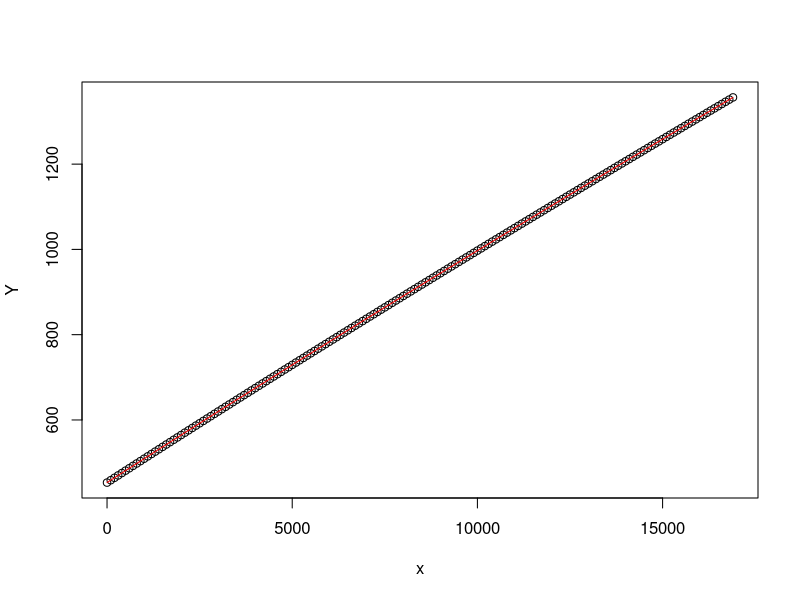

Write R code to recreate this figure.
library(nloptr)
#flight
#hotel

Total_budget <- 685000
CA_flight_target <- 35000
CA_hotel_target <- 27500


B <- Total_budget
CA_h <- CA_hotel_target
CA_f <- CA_flight_target
num_iter <- 3000000
WB <- 1
WH <- 1
WF <- 1

fn1 <- function (b) {
  (b[1]+b[2]+b[3]+b[4]+b[5]+b[6]+b[7]+b[8]+b[9]+b[10]+b[11]) - B
}

x <- seq(0,16987.33,100)
Y <- (453.121408 + (x*0.057847))/(1 + ((3.7653*10^(-6))*x) + ((-3.111693*10^(-11))*(x)^(2)))
lo <- loess(Y~x)
plot(x,Y); lines(x,lo$fitted, col='red'); dev.off()

eq <- function(b) {
  c1 <- WF*(CA_f - (
    #android BBM
    #(453.121408 + (b[1]*0.057847))/(1 + ((3.7653*10^(-6))*b[1]) + ((-3.111693*10^(-11))*(b[1])^(2)))
    predict(lo, b[1])
    + #android FB
     b[2]/(17.202514+(b[2]*-0.000024)+((b[2]^(2))*3.2387*10^(-10)))
    + #android Glispa
      (671.991542 + (b[3]*0.058670))/(1 + ((0.000002*10^(-6))*b[3]) + ((-1.75689*10^(-12))*(b[3])^(2)))
    + #android inMobi
      2858.375 + (5995.5028*cos((b[4]*0.000008)-1.780395))
    + #android Iron Source
      (447.386017 + (b[5]*0.055984))/(1 + (0.000001*b[5]) + ((1.647926*10^(-11))*(b[5])^(2)))
    + #android UAC
      1447.325122 + (7358.055424*cos((b[6]*0.000007)-1.611887))
    + #ios BBM
      (378.184676 + (b[7]*0.088344))/(1 + (0.000045*b[7]) + ((-1.20808*10^(-9))*(b[7])^(2)))
    + #ios FB
      (223.218259 + (b[8]*0.048426))/(1 + ((-3.12299*10^(-6))*b[8]) + ((5.920886*10^(-11))*(b[8])^(2)))
    + #ios inMobi
      (241.382860 + (b[9]*0.087999))/(1 + ((5.07153*10^(-5))*b[9]) + ((-1.5769965*10^(-9))*(b[9])^(2)))
    + #ios Mundomedia
      (217.841226 + (b[10]*0.064046))/(1 + ((9.936309*10^(-6))*b[10]) + ((-1.599*10^(-10))*(b[10])^(2)))
    + #ios UAC
      170.551113 + (8477.660869*cos((b[11]*0.000006)-1.524054))
  ))
  c2 <- WH*(CA_h - (
    #android BBM
    (88.648864 + (b[1]*0.028001))/(1 + ((2.48017*10^(-6))*b[1]) + ((-1.385859*10^(-10))*(b[1])^(2)))
    + #android FB
      3956.029242 / (1 + exp(2.120095-(b[2]*0.000041)))
    + #android Glispa
      3953.481290 / (1 + exp(-3.911945-(b[3]*0.000032)))^(1/0.006213)
    + #android inMobi
      4473.958634 / (1 + exp(0.590193-(b[4]*0.000035)))^(1/0.407361)
    + #android Iron Source
      1251.877768 + (1231.611711*cos((b[5]*0.000033)+3.547333))
    + #android UAC 
      4516.475422 / (1 + exp(0.759410-(b[6]*0.000035)))^(1/0.449276)
    + #ios BBM
      976.406768 / (1 + exp(1.818129-(b[7]*0.000150)))
    + #ios FB
      (113.636408 + (b[8]*0.030458))/(1 + ((-2.239577*10^(-6))*b[8]) + ((-4.344317*10^(-11))*(b[8])^(2)))
    + #ios inMobi
      (95.557818 + (b[9]*0.013959))/(1 + ((-2.1660881*10^(-5))*b[9]) + ((-5.43445*10^(-11))*(b[9])^(2)))
    + #ios Mundomedia
      (86.5459 + (b[10]*0.020472))/(1 + ((-3.36426*10^(-6))*b[10]) + ((-4.65890*10^(-11))*(b[10])^(2)))
    + #ios UAC
      3672.482740 / (1 + exp(-1.690423-(b[11]*0.000032)))^(1/0.054051)
  ))
  
  c3 <- WB*((b[1]+b[2]+b[3]+b[4]+b[5]+b[6]+b[7]+b[8]+b[9]+b[10]+b[11]) - B)
  
  #c4 <- b[1] - 8623.57
  #c5 <- b[2] - 593160.8
  #c6 <- b[3] - 43541.11
  #c7 <- b[4] - 183404.1
  #c8 <- b[5] - 78172.56
  #c9 <- b[6] - 227886.3
  #c10 <- b[7] - 825.58
  #c11 <- b[8] - 29094.88
  #c12 <- b[9] - 11877.55
  #c13 <- b[10] - 17622.36
  #c14 <- b[11] - 63651.46
  return(c(c1,c2,c3))#,c4,c5,c6,c7,c8,c9,c10,c11,c12,c13,c14))
}

res <- nloptr(x0=c(rep(0,11)),
              eval_f=fn1,
              lb = c(rep(0,11)),
              ub = c(16987.33,241097.7,74782.76,84995.68,45363.65,235207.6,
                     525.441,21842.27,3772.961,30000,53340.3),
              eval_g_ineq = eq,
              opts = list("algorithm"="NLOPT_LN_AUGLAG","maxeval"=num_iter,"local_opts"=list("algorithm"="NLOPT_LN_COBYLA")))
print(res)
#file_save <- "C:\\Users\\t-anthony.prayugo\\Documents\\project\\timeseries\\nloptr_res.csv"
#write.csv(res$solution,file_save)
